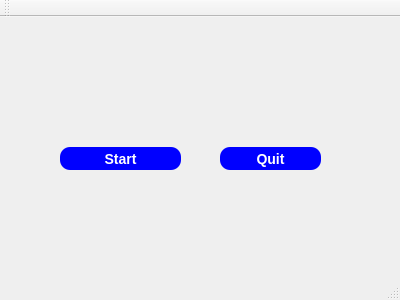
<?xml version="1.0" encoding="UTF-8"?>
<ui version="4.0">
 <class>MainWindow</class>
 <widget class="QMainWindow" name="MainWindow">
  <property name="geometry">
   <rect>
    <x>0</x>
    <y>0</y>
    <width>400</width>
    <height>300</height>
   </rect>
  </property>
  <property name="windowTitle">
   <string>MainWindow</string>
  </property>
  <widget class="QWidget" name="centralWidget">
   <widget class="QPushButton" name="pushButton">
    <property name="geometry">
     <rect>
      <x>60</x>
      <y>130</y>
      <width>121</width>
      <height>23</height>
     </rect>
    </property>
    <property name="styleSheet">
     <string notr="true">QPushButton#pushButton {
    background-color: blue;
   
    border-radius: 10px;
    border-color: beige;
    font: bold 14px;
    min-width: 5em;

	color: white;
}</string>
    </property>
    <property name="text">
     <string>Start</string>
    </property>
   </widget>
   <widget class="QPushButton" name="pushButton_2">
    <property name="geometry">
     <rect>
      <x>220</x>
      <y>130</y>
      <width>101</width>
      <height>23</height>
     </rect>
    </property>
    <property name="styleSheet">
     <string notr="true">QPushButton#pushButton_2 {
    background-color: blue;
   color: #ffffff;

    border-radius: 10px;
    border-color: beige;
    font: bold 14px;
    min-width: 5em;

}</string>
    </property>
    <property name="text">
     <string>Quit</string>
    </property>
   </widget>
  </widget>
  <widget class="QMenuBar" name="menuBar">
   <property name="geometry">
    <rect>
     <x>0</x>
     <y>0</y>
     <width>400</width>
     <height>18</height>
    </rect>
   </property>
  </widget>
  <widget class="QToolBar" name="mainToolBar">
   <attribute name="toolBarArea">
    <enum>TopToolBarArea</enum>
   </attribute>
   <attribute name="toolBarBreak">
    <bool>false</bool>
   </attribute>
  </widget>
  <widget class="QStatusBar" name="statusBar"/>
 </widget>
 <layoutdefault spacing="6" margin="11"/>
 <resources/>
 <connections/>
</ui>
